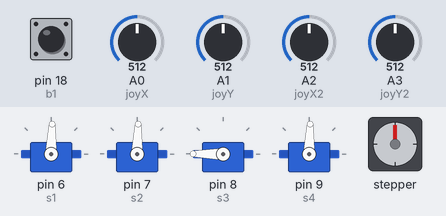
Simulated run of this sketch. Board: Arduino Uno, built with avr-gcc and run on an emulated ATmega328P. Parts: 4 × servo, stepper motor. The test bench sets the inputs (shaded band); at power-on: A0 (joyX) = 512, A1 (joyY) = 512, A2 (joyX2) = 512, A3 (joyY2) = 512, pin 18 (b1) HIGH. Stepper angles assume 2048 steps per turn.

Above: at 1.2 s.
1.3 s: A0 (joyX) set to 672
2.8 s: A0 (joyX) set to 695
At 3.5 s:
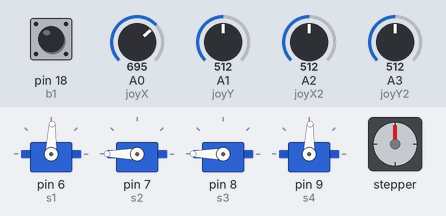
4.7 s: A1 (joyY) set to 178
6.2 s: A1 (joyY) set to 158
At 6.38 s:
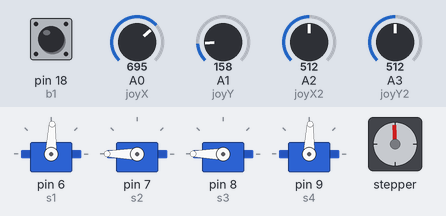
At 7.01 s:
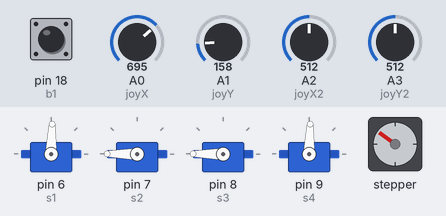
9.2 s: A2 (joyX2) set to 678
12.2 s: A2 (joyX2) set to 703
At 12.63 s:
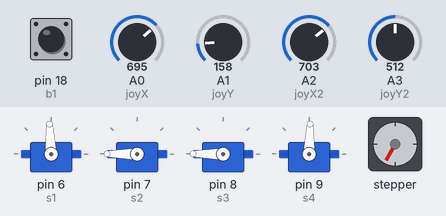
Timing chart, 0 to 18.0 s (numbered marks = the images above; inputs shaded):
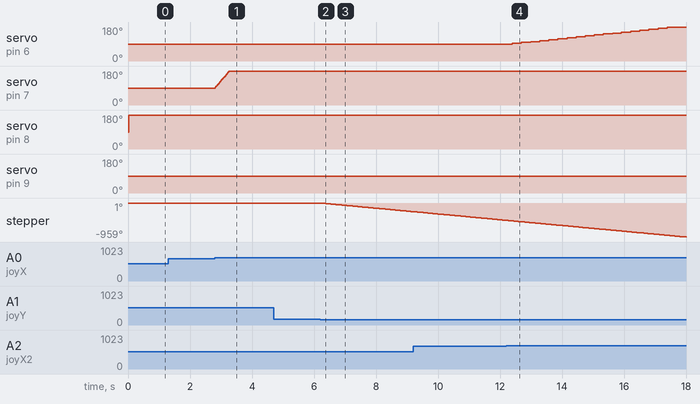

Measured:
- the behaviour switches between 687 and 688 on A0 (joyX) (found by bisection; images 0 and 1)
- the behaviour switches between 171 and 170 on A1 (joyY) (found by bisection; images 1 and 2)
- the behaviour switches between 687 and 688 on A2 (joyX2) (found by bisection; images 3 and 4)
- after the input at 1.3 s, every drawn part: stays the same
- after the input at 2.8 s, servo on pin 7 (s2): moves from 88° to 180° over 0.47 s, starting at once
- after the input at 4.7 s, every drawn part: stays the same
- after the input at 6.2 s, stepper: keeps turning counter-clockwise at about 82°/s, starting at once
- after the input at 12.2 s, servo on pin 6 (s1): moves from 88° to 180° over 5.3 s, starting after 0.20 s

The sketch:

4_servo_joystick_controll_4_21_18.ino
```cpp
#include <Stepper.h>
#include <Servo.h>
Servo s1;
Servo s2;
Servo s3;
Servo s4;
int stepIN1Pin = 2;
int stepIN2Pin = 3;
int stepIN3Pin = 4;
int stepIN4Pin = 5;
int stepsPerRevolution = 2048;
Stepper myStepper(stepsPerRevolution, stepIN1Pin, stepIN3Pin, stepIN2Pin, stepIN4Pin);

int joyX=0;
int joyY=1;
int joyVal;
int joyX2=2;
int joyY2=3;
int joyVal2;
int b1=18;
int b2=19;
int joyVal3;
int joyVal4;
int hand;
int rotate;
int body;
//????????????????????????
boolean lastB=LOW;
boolean curB=LOW;
boolean s3On=false;
//????????????????????????

void setup ()
{Serial.begin(9600);
s1.attach(6);
s2.attach(7);
s3.attach(8);
s4.attach(9);
myStepper.setSpeed(15);
pinMode (b1,INPUT);
pinMode (b2,INPUT);
digitalWrite (b1,HIGH);
digitalWrite (b2,HIGH);
hand=88;
rotate=88;
body=88;
}

////////////////////////////////////
boolean debounce(boolean last)
{
  boolean cur=digitalRead (b1);
  if (last!=cur);
  {
    delay(5);
    cur=digitalRead (b1);
  }
  return cur;}
  //////////////////////////////////


void loop (){


/////////////////////////////////////
curB=debounce(lastB);

 if (lastB==LOW && curB ==HIGH)

 {s3On=!s3On;

 }

  lastB= curB;
 if (s3On==HIGH){
 s3.write(180);}else{s3.write(0);};
 ////////////////////////////////////////////


joyVal = analogRead (joyX);
joyVal = map (joyVal, 0, 1023, 0, 180);
if (joyVal>120) {body=body+5;}
if (joyVal<50) {body=body-5;}
body=constrain(body,0,180);
//rotate = map (rotate, 88, 180, 88, 180);
s2.write (body);


joyVal2 = analogRead (joyY);
joyVal2 = map (joyVal2, 0, 1023, 0, 180);
delay(10);

joyVal3 = analogRead (joyX2);
joyVal3 = map (joyVal3, 0, 1023, 0, 180);
if (joyVal3>120){hand=hand+5;}
if (joyVal3<50){hand=hand-5;}
hand=constrain(hand,0,180);
/*if (joyVal3>179){hand=hand+20;}
if (joyVal3<10){hand=hand-20;}*/
s1.write (hand);


joyVal4 = analogRead (joyY2);
joyVal4 = map (joyVal4, 0, 1023, 0, 180);
if (joyVal4>120) {rotate=rotate+5;}
if (joyVal4<50) {rotate=rotate-5;}
rotate=constrain(rotate,0,180);
//rotate = map (rotate, 88, 180, 88, 180);
s4.write (rotate);
delay(10);


  ///////////////////////////////////////////////////////////////////////

 if (joyVal2>150)  // if we're pushing button 1 OR button 2
  myStepper.step(stepsPerRevolution/15);
  if (joyVal2<30)  // if we're pushing button 1 OR button 2
  myStepper.step(-stepsPerRevolution/15);
  //////////////////////////////////////////////////////////////////////////

 }
```
